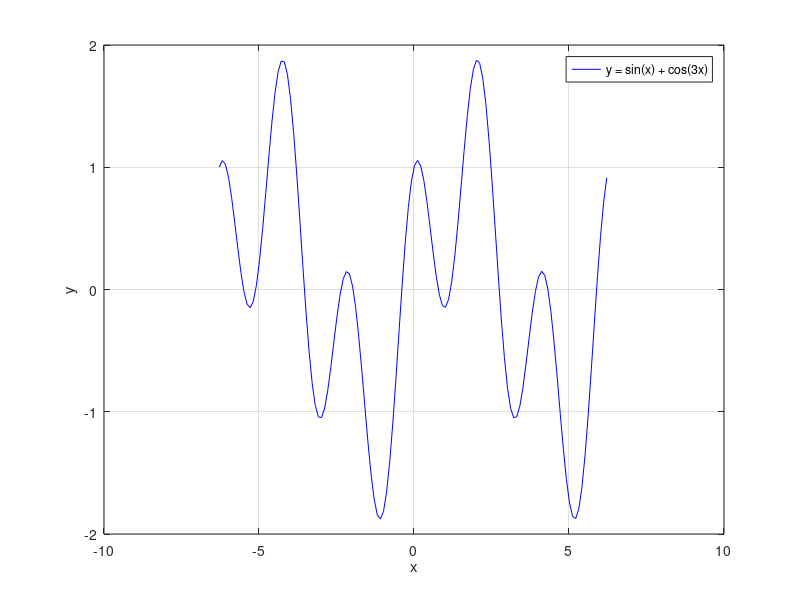

Recreate this plot in MATLAB.
function [x, y] = task1()
  x = -2*pi():0.1:2*pi();
  y = sin(x) + cos(3*x);
  plot(x, y, '-b;y = sin(x) + cos(3x);'); 
  legend ("location", "northeast");
  grid('on');
  xlabel('x');
  ylabel('y');
endfunction
